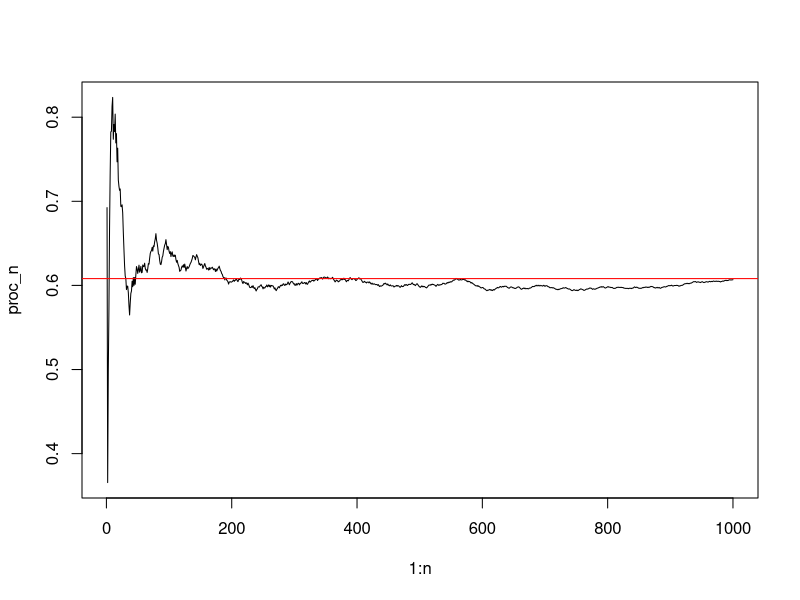
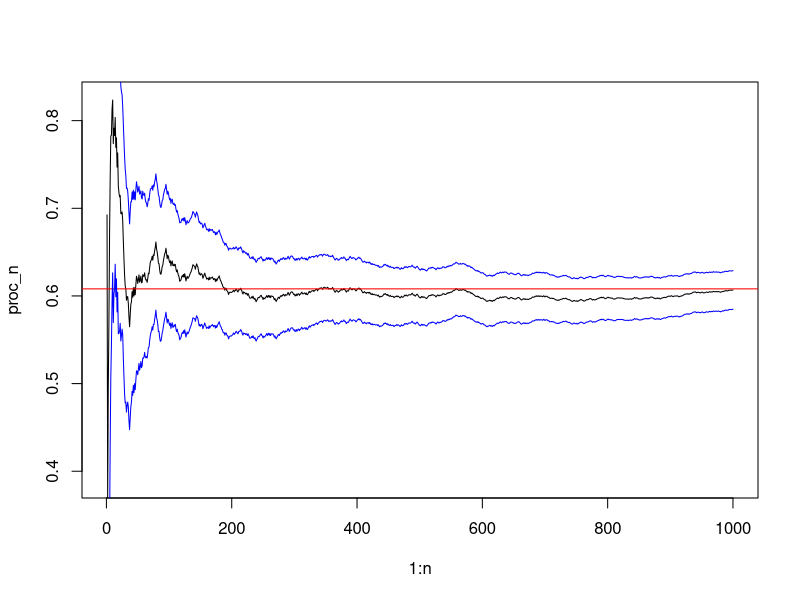

These figures' R source, in order:
###############################
###############################
### Monte Carlo integracija ###
###############################
###############################


##############################################
### \int_0^1 \frac{e^x \sin x}{1 + x^2} dx ###
##############################################
n = 1000

set.seed(1156517)
X = runif(n, min = 0, max = 1)

Y = (exp(X) * sin(X)) / (1 + X^2)

# Ilustracija JZVB
parc_sum = cumsum(Y)
proc_n = parc_sum / (1:n)

plot(1:n, proc_n, type = "l")

# Numericka integracija
g = function(x){
  return((exp(x) * sin(x)) / (1 + x^2))
}
num_val = integrate(g, lower = 0, upper = 1)$value

abline(num_val, 0, col = "red")

# Procjena nakon n koraka
mean(Y)

# Numerička vrijednost
num_val

# Pouzdani intervli
stderr_n = rep(0, n)
for(i in 1:n)
  stderr_n[i] = sd(Y[1:i]) / sqrt(i)

# Graficki prikaz
plot(1:n, proc_n, type = "l", ylim = mean(Y) + 20*c(-stderr_n[n], stderr_n[n]))
abline(0.608087, 0, col = "red")

### Ove granice u prvom prolazu kroz kod ignorirati
lines(proc_n + 2 * stderr_n, col = "blue")
lines(proc_n - 2 * stderr_n, col = "blue")